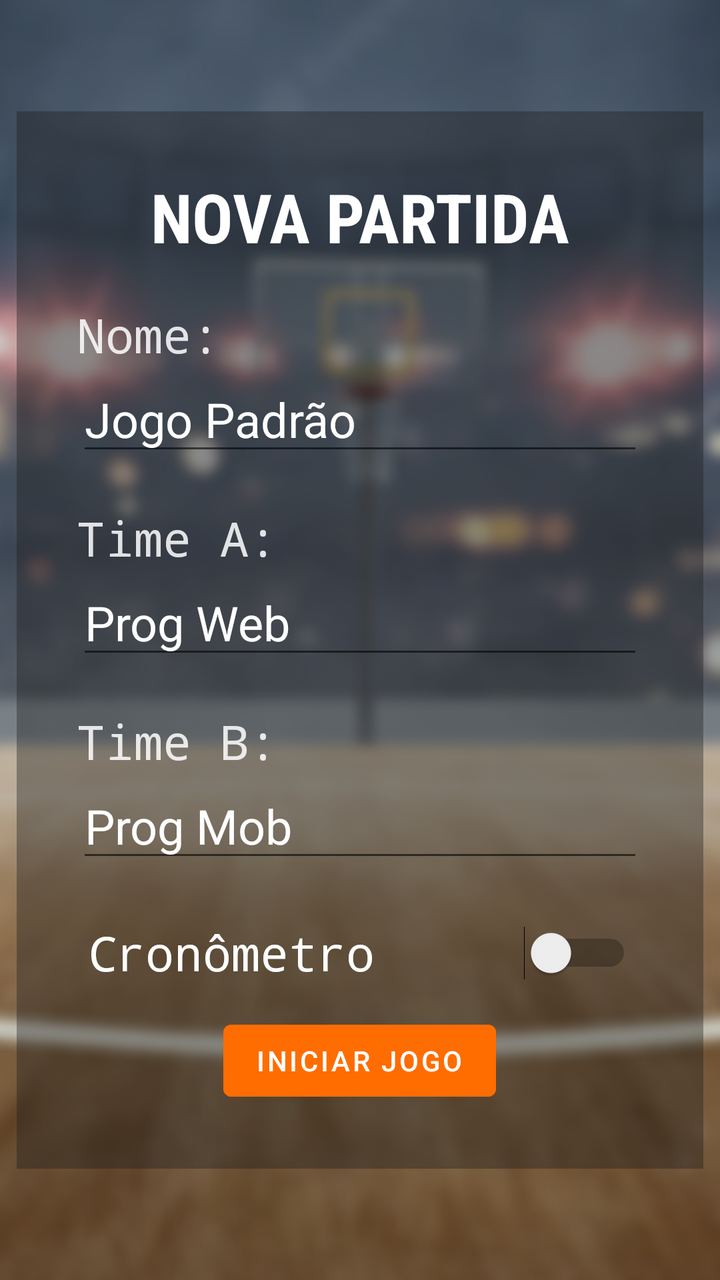
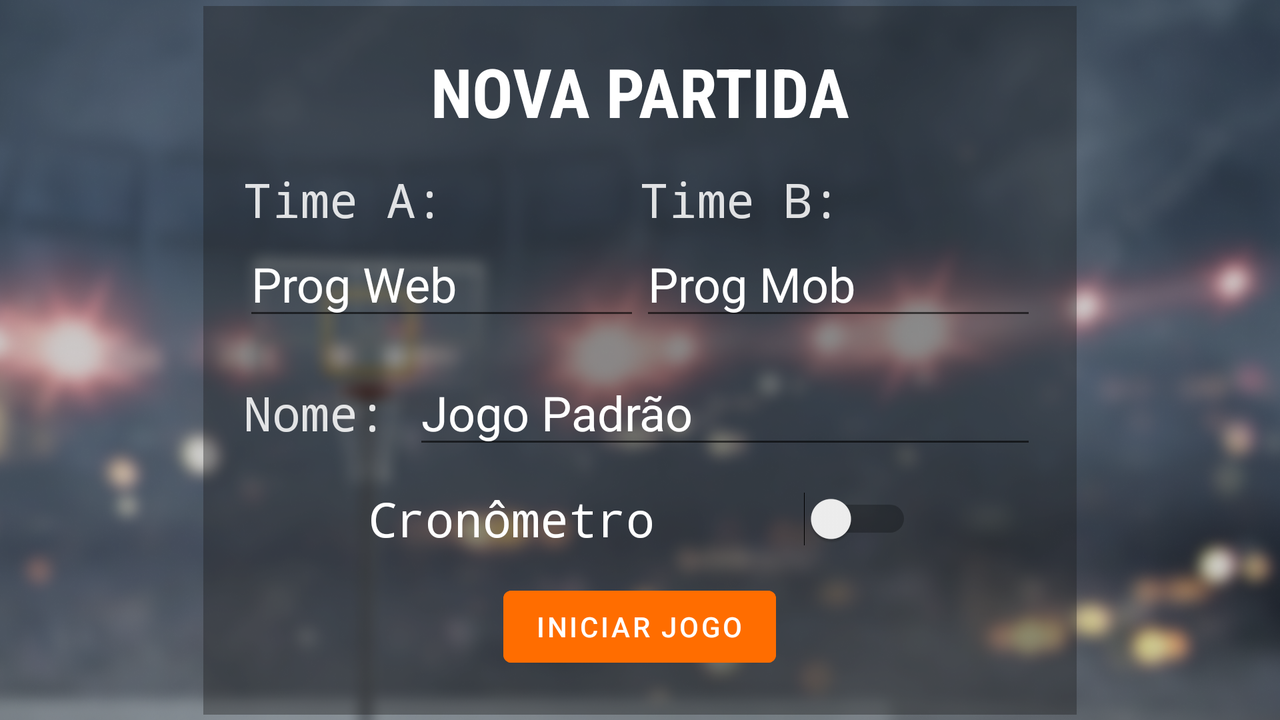

One screen, two layout resources from the same app: the default and the repository's alternative for another configuration. Each is rendered where Android would select it; the XML of both is given below.
<!-- AndroidManifest.xml: application theme Theme.Esqueleto_Placar -->
<!-- res/layout/activity_config.xml -->
<?xml version="1.0" encoding="utf-8"?>
<androidx.constraintlayout.widget.ConstraintLayout xmlns:android="http://schemas.android.com/apk/res/android"
    xmlns:app="http://schemas.android.com/apk/res-auto"
    xmlns:tools="http://schemas.android.com/tools"
    android:layout_width="match_parent"
    android:layout_height="match_parent"
    android:background="@drawable/background"
    tools:context=".ConfigActivity">

    <LinearLayout
        android:layout_width="wrap_content"
        android:layout_height="wrap_content"
        android:background="@color/black"
        android:backgroundTint="@color/glass"
        android:gravity="center"
        android:orientation="vertical"
        android:padding="30dp"
        app:layout_constraintBottom_toBottomOf="parent"
        app:layout_constraintEnd_toEndOf="parent"
        app:layout_constraintStart_toStartOf="parent"
        app:layout_constraintTop_toTopOf="parent">

        <TextView
            android:id="@+id/tvNomePartida"
            android:layout_width="wrap_content"
            android:layout_height="wrap_content"
            android:layout_marginBottom="20dp"
            android:fontFamily="sans-serif-condensed"
            android:text="NOVA PARTIDA"
            android:textColor="#FFFFFF"
            android:textSize="34sp"
            android:textStyle="bold" />

        <TextView
            android:id="@+id/labelNome"
            android:layout_width="match_parent"
            android:layout_height="wrap_content"
            android:fontFamily="monospace"
            android:text="Nome:"
            android:textColor="#DAFFFFFF"
            android:textSize="24sp" />

        <EditText
            android:id="@+id/gameName"
            android:layout_width="wrap_content"
            android:layout_height="wrap_content"
            android:layout_marginBottom="20dp"
            android:ems="10"
            android:fontFamily="sans-serif"
            android:inputType="textPersonName"
            android:text="Jogo Padrão"
            android:textColor="#FFFFFF"
            android:textColorHint="#8DFFFFFF"
            android:textSize="24sp" />

        <TextView
            android:id="@+id/labelA"
            android:layout_width="match_parent"
            android:layout_height="wrap_content"
            android:fontFamily="monospace"
            android:text="Time A:"
            android:textColor="#DAFFFFFF"
            android:textSize="24sp" />

        <EditText
            android:id="@+id/timeA"
            android:layout_width="match_parent"
            android:layout_height="wrap_content"
            android:layout_marginBottom="20dp"
            android:ems="10"
            android:fontFamily="sans-serif"
            android:inputType="textPersonName"
            android:text="Prog Web"
            android:textColor="#FFFFFF"
            android:textColorHint="#8DFFFFFF"
            android:textSize="24sp" />

        <TextView
            android:id="@+id/labelB"
            android:layout_width="match_parent"
            android:layout_height="wrap_content"
            android:fontFamily="monospace"
            android:text="Time B:"
            android:textColor="#DAFFFFFF"
            android:textSize="24sp" />

        <EditText
            android:id="@+id/timeB"
            android:layout_width="match_parent"
            android:layout_height="wrap_content"
            android:layout_marginBottom="-20dp"
            android:ems="10"
            android:fontFamily="sans-serif"
            android:inputType="textPersonName"
            android:text="Prog Mob"
            android:textColor="#FFFFFF"
            android:textColorHint="#8DFFFFFF"
            android:textSize="24sp" />

        <Switch
            android:id="@+id/swTimer"
            android:layout_width="272dp"
            android:layout_height="60dp"
            android:layout_marginTop="30dp"
            android:fontFamily="monospace"
            android:scrollbarSize="4dp"
            android:text="Cronômetro"
            android:textColor="#FFFFFF"
            android:textSize="24sp" />

        <Button
            android:id="@+id/btInitGame"
            android:layout_width="wrap_content"
            android:layout_height="wrap_content"
            android:backgroundTint="#FF6D00"
            android:onClick="openPlacar"
            android:text="Iniciar Jogo"
            android:textColor="#FFFFFF" />

    </LinearLayout>
</androidx.constraintlayout.widget.ConstraintLayout>
<!-- resources referenced by this layout -->
<resources>
  <color name="black">#FF000000</color>
  <color name="glass">#601C1C1C</color>
  <!-- drawable background: png bitmap (drawable, 823498 bytes) -->
  <style name="Theme.Esqueleto_Placar" parent="Theme.MaterialComponents.DayNight.NoActionBar">
          
          <item name="colorPrimary">@color/purple_500</item>
          <item name="colorPrimaryVariant">@color/purple_700</item>
          <item name="colorOnPrimary">@color/white</item>
          
          <item name="colorSecondary">@color/teal_200</item>
          <item name="colorSecondaryVariant">@color/teal_700</item>
          <item name="colorOnSecondary">@color/black</item>
          
          <item name="android:statusBarColor" tools:targetApi="l">?attr/colorPrimaryVariant</item>
          
      </style>
  <color name="purple_500">#FF6200EE</color>
  <color name="purple_700">#FF3700B3</color>
  <color name="white">#FFFFFFFF</color>
  <color name="teal_200">#FF03DAC5</color>
  <color name="teal_700">#FF018786</color>
</resources>
<!-- res/layout-land/activity_config.xml (the repository's variant of the layout above) -->
<!-- drawn on the phone turned sideways -->
<?xml version="1.0" encoding="utf-8"?>
<androidx.constraintlayout.widget.ConstraintLayout xmlns:android="http://schemas.android.com/apk/res/android"
    xmlns:app="http://schemas.android.com/apk/res-auto"
    xmlns:tools="http://schemas.android.com/tools"
    android:layout_width="match_parent"
    android:layout_height="match_parent">

    <androidx.constraintlayout.widget.ConstraintLayout
        android:layout_width="match_parent"
        android:layout_height="match_parent"
        android:background="@drawable/background"
        android:paddingLeft="20dp"
        android:paddingRight="20dp"
        app:layout_constraintBottom_toBottomOf="parent"
        app:layout_constraintEnd_toEndOf="parent"
        app:layout_constraintHorizontal_bias="0.0"
        app:layout_constraintStart_toStartOf="parent"
        app:layout_constraintTop_toTopOf="parent"
        tools:context=".ConfigActivity">

        <LinearLayout
            android:layout_width="wrap_content"
            android:layout_height="wrap_content"
            android:background="#000000"
            android:backgroundTint="@color/glass"
            android:gravity="center"
            android:orientation="vertical"
            android:padding="20dp"
            app:layout_constraintBottom_toBottomOf="parent"
            app:layout_constraintEnd_toEndOf="parent"
            app:layout_constraintStart_toStartOf="parent"
            app:layout_constraintTop_toTopOf="parent">

            <TextView
                android:id="@+id/tvNomePartida"
                android:layout_width="wrap_content"
                android:layout_height="wrap_content"
                android:layout_marginBottom="15dp"
                android:fontFamily="sans-serif-condensed"
                android:text="NOVA PARTIDA"
                android:textColor="#FFFFFF"
                android:textSize="34sp"
                android:textStyle="bold" />

            <LinearLayout
                android:layout_width="match_parent"
                android:layout_height="wrap_content"
                android:gravity="center"
                android:orientation="horizontal">

                <TextView
                    android:id="@+id/labelA"
                    android:layout_width="wrap_content"
                    android:layout_height="wrap_content"
                    android:layout_weight="1"
                    android:fontFamily="monospace"
                    android:text="Time A:"
                    android:textColor="#DAFFFFFF"
                    android:textSize="24sp" />

                <TextView
                    android:id="@+id/labelB"
                    android:layout_width="wrap_content"
                    android:layout_height="wrap_content"
                    android:layout_weight="1"
                    android:fontFamily="monospace"
                    android:text="Time B:"
                    android:textColor="#DAFFFFFF"
                    android:textSize="24sp" />

            </LinearLayout>

            <LinearLayout
                android:layout_width="wrap_content"
                android:layout_height="wrap_content"
                android:gravity="center"
                android:orientation="horizontal">

                <EditText
                    android:id="@+id/timeA"
                    android:layout_width="wrap_content"
                    android:layout_height="wrap_content"
                    android:ems="7"
                    android:fontFamily="sans-serif"
                    android:inputType="textPersonName"
                    android:text="Prog Web"
                    android:textColor="#FFFFFF"
                    android:textColorHint="#8DFFFFFF"
                    android:textSize="24sp" />

                <EditText
                    android:id="@+id/timeB"
                    android:layout_width="wrap_content"
                    android:layout_height="wrap_content"
                    android:ems="7"
                    android:fontFamily="sans-serif"
                    android:inputType="textPersonName"
                    android:text="Prog Mob"
                    android:textColor="#FFFFFF"
                    android:textColorHint="#8DFFFFFF"
                    android:textSize="24sp" />

            </LinearLayout>

            <LinearLayout
                android:layout_width="match_parent"
                android:layout_height="wrap_content"
                android:layout_marginTop="15dp"
                android:gravity="center"
                android:orientation="vertical">

                <LinearLayout
                    android:layout_width="match_parent"
                    android:layout_height="wrap_content"
                    android:orientation="horizontal">

                    <TextView
                        android:id="@+id/labelNome"
                        android:layout_width="wrap_content"
                        android:layout_height="wrap_content"
                        android:layout_weight="1"
                        android:fontFamily="monospace"
                        android:text="Nome:"
                        android:textColor="#DAFFFFFF"
                        android:textSize="24sp" />

                    <EditText
                        android:id="@+id/gameName"
                        android:layout_width="wrap_content"
                        android:layout_height="wrap_content"
                        android:ems="11"
                        android:fontFamily="sans-serif"
                        android:inputType="textPersonName"
                        android:text="Jogo Padrão"
                        android:textColor="#FFFFFF"
                        android:textColorHint="#8DFFFFFF"
                        android:textSize="24sp" />
                </LinearLayout>

                <Switch
                    android:id="@+id/swTimer"
                    android:layout_width="272dp"
                    android:layout_height="60dp"
                    android:fontFamily="monospace"
                    android:scrollbarSize="4dp"
                    android:text="Cronômetro"
                    android:textColor="#FFFFFF"
                    android:textSize="24sp" />

                <Button
                    android:id="@+id/btInitGame"
                    android:layout_width="wrap_content"
                    android:layout_height="wrap_content"
                    android:backgroundTint="#FF6D00"
                    android:onClick="openPlacar"
                    android:text="Iniciar Jogo"
                    android:textColor="#FFFFFF" />

            </LinearLayout>

        </LinearLayout>

    </androidx.constraintlayout.widget.ConstraintLayout>
</androidx.constraintlayout.widget.ConstraintLayout>
<!-- resources referenced by the variant -->
<!-- as the phone turned sideways resolves them -->
<resources>
  <color name="glass">#601C1C1C</color>
  <!-- drawable background: png bitmap (drawable, 823498 bytes) -->
  <style name="Theme.Esqueleto_Placar" parent="Theme.MaterialComponents.DayNight.NoActionBar">
          
          <item name="colorPrimary">@color/purple_500</item>
          <item name="colorPrimaryVariant">@color/purple_700</item>
          <item name="colorOnPrimary">@color/white</item>
          
          <item name="colorSecondary">@color/teal_200</item>
          <item name="colorSecondaryVariant">@color/teal_700</item>
          <item name="colorOnSecondary">@color/black</item>
          
          <item name="android:statusBarColor" tools:targetApi="l">?attr/colorPrimaryVariant</item>
          
      </style>
  <color name="purple_500">#FF6200EE</color>
  <color name="purple_700">#FF3700B3</color>
  <color name="white">#FFFFFFFF</color>
  <color name="teal_200">#FF03DAC5</color>
  <color name="teal_700">#FF018786</color>
  <color name="black">#FF000000</color>
</resources>
